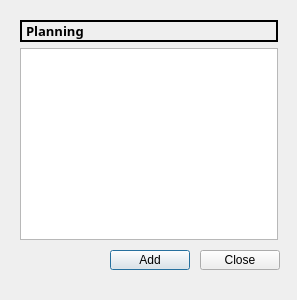
<?xml version="1.0" encoding="UTF-8"?>
<ui version="4.0">
 <class>planDialog</class>
 <widget class="QDialog" name="planDialog">
  <property name="geometry">
   <rect>
    <x>0</x>
    <y>0</y>
    <width>297</width>
    <height>300</height>
   </rect>
  </property>
  <property name="windowTitle">
   <string>Dialog</string>
  </property>
  <widget class="QPushButton" name="AddButton">
   <property name="geometry">
    <rect>
     <x>110</x>
     <y>250</y>
     <width>80</width>
     <height>20</height>
    </rect>
   </property>
   <property name="text">
    <string>Add</string>
   </property>
  </widget>
  <widget class="QWidget" name="layoutWidget">
   <property name="geometry">
    <rect>
     <x>20</x>
     <y>20</y>
     <width>258</width>
     <height>220</height>
    </rect>
   </property>
   <layout class="QVBoxLayout" name="verticalLayout">
    <item>
     <widget class="QLabel" name="label">
      <property name="font">
       <font>
        <family>Agency FB</family>
        <pointsize>10</pointsize>
        <weight>75</weight>
        <bold>true</bold>
       </font>
      </property>
      <property name="frameShape">
       <enum>QFrame::WinPanel</enum>
      </property>
      <property name="text">
       <string>Planning</string>
      </property>
     </widget>
    </item>
    <item>
     <widget class="QTableWidget" name="tableWidget"/>
    </item>
   </layout>
  </widget>
  <widget class="QPushButton" name="closeButton">
   <property name="geometry">
    <rect>
     <x>200</x>
     <y>250</y>
     <width>80</width>
     <height>20</height>
    </rect>
   </property>
   <property name="text">
    <string>Close</string>
   </property>
  </widget>
 </widget>
 <resources/>
 <connections/>
</ui>
